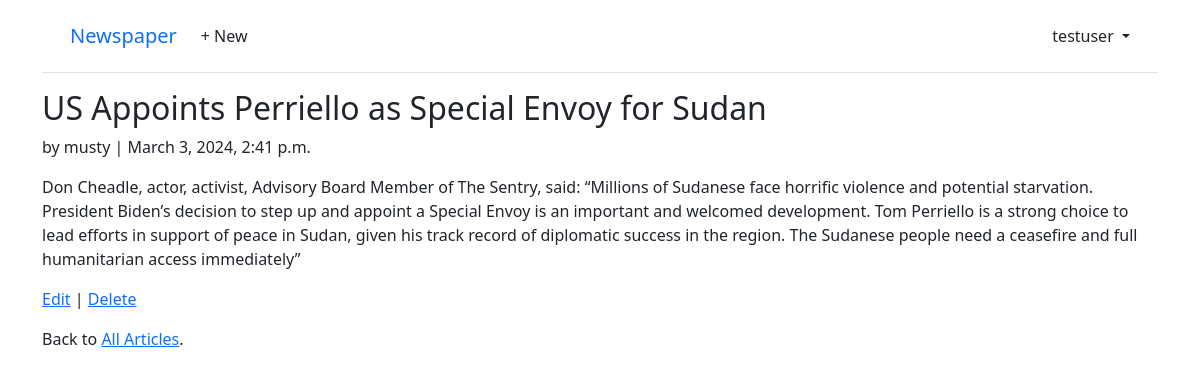
Screenshot of /articles/1/ (signed in) with the database file from the repository.
### users/models.py (models this page shows)
class CustomUser(AbstractUser):
    age = models.PositiveBigIntegerField(null=True, blank=True)

### articles/models.py (models this page shows, shortened)
class Article(models.Model):
    title = models.CharField(max_length=255)
    body = models.TextField()
    date = models.DateTimeField(auto_now_add=True)
    author = models.ForeignKey(get_user_model(), on_delete=models.CASCADE)

### articles/views.py (the view)
# urls.py: path('<int:pk>/', ArticleDetailView.as_view(), name='article_detail'),
class ArticleDetailView(LoginRequiredMixin, DetailView): # new
    model = Article
    template_name = 'article_detail.html'

### templates/article_detail.html
{% extends 'base.html' %}
{% block content %}
<div class="article-entry">
  <h2>{{ object.title }}</h2>
  <p>by {{ object.author }} | {{ object.date }}</p>
  <p>{{ object.body }}</p>
</div>
<p><a href="{% url 'article_edit' article.pk %}">Edit</a> |
  <a href="{% url 'article_delete' article.pk %}">Delete</a></p>
<p>Back to <a href="{% url 'article_list' %}">All Articles</a>.</p>
{% endblock content %}

### templates/base.html (shortened to what this page needs)
<!DOCTYPE html>
<html>
<head>
  <link href="https://cdn.jsdelivr.net/npm/bootstrap@5.1.3/dist/css/bootstrap.min.css" rel="stylesheet"
>
</head>
<body>
  <div class="container">
    <header class="p-3 mb-3 border-bottom">
      <div class="container">
        <div class="d-flex flex-wrap align-items-center justify-content-center
          justify-content-lg-start">
          <a class="navbar-brand" href="{% url 'home' %}">Newspaper</a>
          <ul class="nav col-12 col-lg-auto me-lg-auto mb-2 justify-content-center
            mb-md-0">
            {% if user.is_authenticated %}
            <li><a href="{% url 'article_new' %}" class="nav-link px-2 link-dark">+ New</a></li>
          </ul>
          <div class="dropdown text-end">
            <a href="#" class="d-block link-dark text-decoration-none dropdown-toggle" id="dropdownUser1"
              data-bs-toggle="dropdown" aria-expanded="false">
              {{ user.username }}
            </a>
          </div>
          {% else %}
          <div class="text-end">
            <a href="{% url 'login' %}" class="btn btn-outline-primary me-2">Log
              In</a>
            <a href="{% url 'signup' %}" class="btn btn-primary">Sign Up</a>
          </div>
          {% endif %}
        </div>
      </div>
    </header>
    <main>
      {% block content %}
      {% endblock content %}
    </main>
  </div>
</body>
</html>

### rows the page displays
CustomUser: username "testuser"
Article: title "US Appoints Perriello as Special Envoy for Sudan", author "musty", date "March 3, 2024, 2:41 p.m.", body "Don Cheadle, actor, activist, Advisory Board Member of The Sentry, said: “Millions of Sudanese face horrific violence and potential starvation. President Biden’s decision to step up and appoint a Special Envoy is an important and welcomed development. Tom Perriello is a strong choice to lead efforts in support of peace in Sudan, given his track record of diplomatic success in the region. The Sudanese people need a ceasefire and full humanitarian access immediately”"
